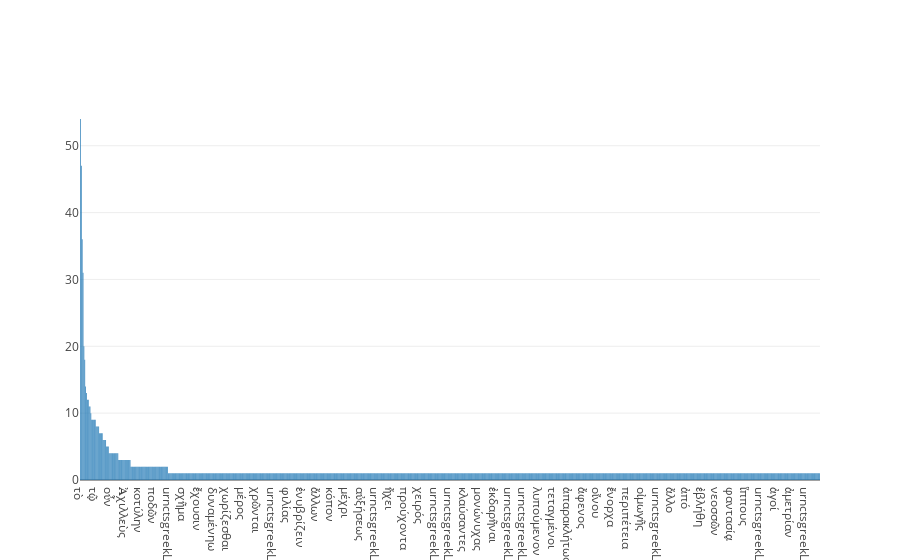

Source (notebook cell):
### Code cell
val words = mostToFewest.map(frequency => frequency._1)
val counts = mostToFewest.map(frequency => frequency._2)

val zipf = Vector(
  Bar(x = words, y = counts)
)
plot(zipf)

### Figure 1 — Plotly figure (JSON) as saved in the notebook; plotly's stock layout.template omitted (floating-point values rounded to 4 significant figures; data arrays with more than 128 entries replaced by an {"elided": "..."} marker saying what was removed)
{"data": [{"x": {"elided": "850 str values"}, "y": {"elided": "850 int values"}, "type": "bar"}], "layout": {}}
